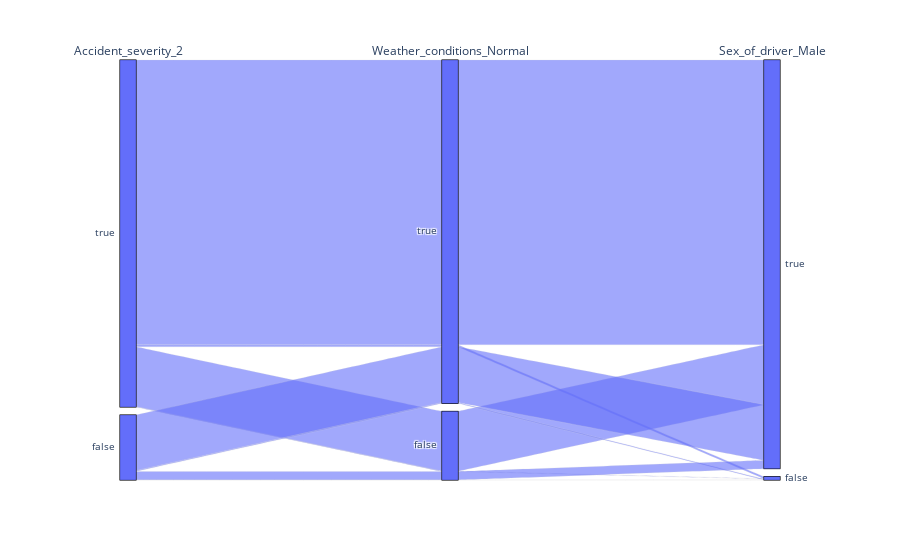

The notebook cell this image was saved under:
### Code cell
# Wybrane cechy do wizualizacji
selected_columns = ['Accident_severity_2', 'Weather_conditions_Normal', 'Sex_of_driver_Male']
visual_data = data_clean[selected_columns]

# Tworzenie wykresu typu parallel categories diagram
fig = px.parallel_categories(
    visual_data,
    dimensions=selected_columns,
)

# Wyświetlenie wykresu
fig.show()

### Figure 1 — Plotly figure (JSON) as saved in the notebook; plotly's stock layout.template omitted (floating-point values rounded to 4 significant figures; data arrays with more than 128 entries replaced by an {"elided": "..."} marker saying what was removed)
{"data": [{"dimensions": [{"label": "Accident_severity_2", "values": {"elided": "7498 bool values"}}, {"label": "Weather_conditions_Normal", "values": {"elided": "7498 bool values"}}, {"label": "Sex_of_driver_Male", "values": {"elided": "7498 bool values"}}], "domain": {"x": [0, 1], "y": [0, 1]}, "name": "", "type": "parcats"}], "layout": {"legend": {"tracegroupgap": 0}, "margin": {"t": 60}}}
